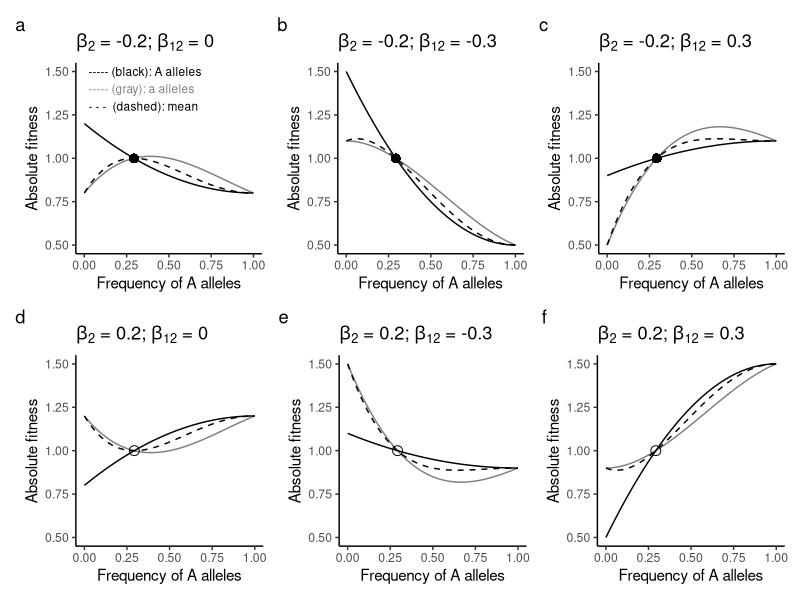
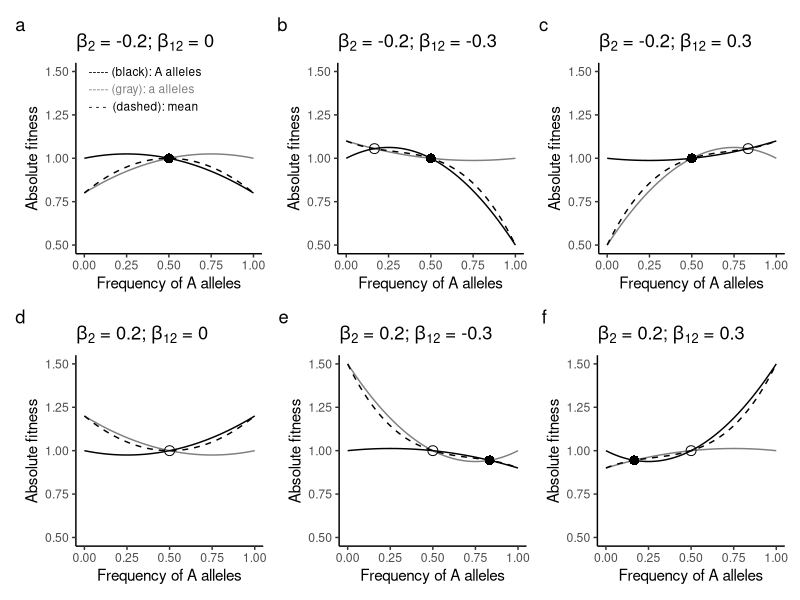
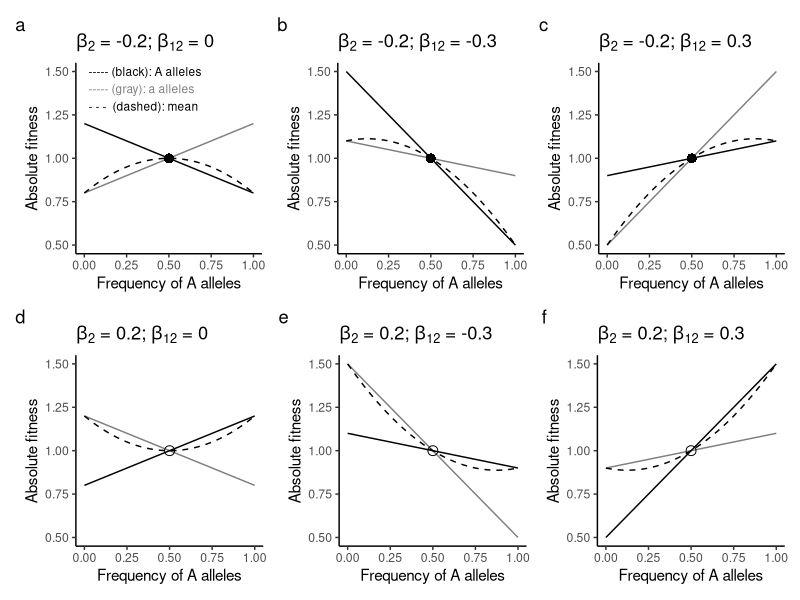

These charts were generated, in order, by the following R code:
# Figure presentation for fitness functions
library(ggplot2)
library(patchwork)

##########
#Main Figure: dominant case

W_AA = function(x,b2,b12) (b12+b2)*(4*x-2*x^2-1)+1
W_Aa = function(x,b2,b12) (b12+b2)*(4*x-2*x^2-1)+1
W_aa = function(x,b2,b12) (b12-b2)*(4*x-2*x^2-1)+1

W_A = function(x,b2,b12) x*W_AA(x,b2,b12)+(1-x)*W_Aa(x,b2,b12)
W_a = function(x,b2,b12) x*W_Aa(x,b2,b12)+(1-x)*W_aa(x,b2,b12)
W_m = function(x,b2,b12) x*W_A(x,b2,b12)+(1-x)*W_a(x,b2,b12)

wplot = function(b2,b12,pch) {
  p = ggplot(NULL,aes(x=0.293,y=0.293*W_A(0.293,b2,b12)+(1-0.293)*W_a(0.293,b2,b12))) + 
    geom_point(pch=pch,size=3) + ylim(0.5,1.5) + xlim(0,1) + theme_classic() +
    geom_function(fun=W_A, col=grey(0.0,1.0),args=list(b2,b12)) +
    geom_function(fun=W_a, col=grey(0.0,0.5),args=list(b2,b12)) + 
    geom_function(fun=W_m, lty=2,args=list(b2,b12)) + 
    ylab("Absolute fitness") + xlab("Frequency of A alleles") +
    labs(title=bquote(beta[2]*" = "*.(b2)*"; "*beta[12]*" = "*.(b12)))
  return(p)
} 

pa = wplot(b2=-0.2,b12=0.0,pch=16)
pa = pa + geom_text(aes(x=0.025,y=1.5),label="----- (black): A alleles",size=3,hjust=0) + 
  geom_text(aes(x=0.025,y=1.4),label="----- (gray): a alleles",colour=grey(0.5,1),size=3,hjust=0) +
  geom_text(aes(x=0.025,y=1.3),label="- - -  (dashed): mean",size=3,hjust=0)
pb = wplot(b2=-0.2,b12=-0.3,pch=16)
pc = wplot(b2=-0.2,b12=0.3,pch=16)
pd = wplot(b2=0.2,b12=0.0,pch=1)
pe = wplot(b2=0.2,b12=-0.3,pch=1)
pf = wplot(b2=0.2,b12=0.3,pch=1)

p = (pa | pb | pc) / (pd | pe | pf) + plot_annotation(tag_levels = "a")
ggsave(p,filename="AsymFDSdomi.pdf",width=10,height=6)


############
# Supp Figure: additive case
W_AA = function(x,b2,b12) (b12+b2)*(2*x-1)+1
W_Aa = function(x,b2,b12) 1
W_aa = function(x,b2,b12) (b12-b2)*(2*x-1)+1

W_A = function(x,b2,b12) x*W_AA(x,b2,b12)+(1-x)*W_Aa(x,b2,b12)
W_a = function(x,b2,b12) x*W_Aa(x,b2,b12)+(1-x)*W_aa(x,b2,b12)
W_m = function(x,b2,b12) x*W_A(x,b2,b12)+(1-x)*W_a(x,b2,b12)

wplot = function(b2,b12,pch=c(1,16)) {
  p2 = 0.5*(b12-b2)/b12
  w2 = p2*W_A(p2,b2,b12)+(1-p2)*W_a(p2,b2,b12)
  p = ggplot(NULL,aes(x=0.5,y=0.5*W_A(0.5,b2,b12)+(1-0.5)*W_a(0.5,b2,b12))) + 
    geom_point(pch=pch[1],size=3) + ylim(0.5,1.5) + xlim(0,1) + theme_classic() +
    geom_function(fun=W_A, col=grey(0.0,1.0),args=list(b2,b12)) +
    geom_function(fun=W_a, col=grey(0.0,0.5),args=list(b2,b12)) + 
    geom_function(fun=W_m, lty=2,args=list(b2,b12)) + 
    ylab("Absolute fitness") + xlab("Frequency of A alleles") +
    labs(title=bquote(beta[2]*" = "*.(b2)*"; "*beta[12]*" = "*.(b12))) + 
    geom_point(aes(x=p2,y=w2),pch=pch[2],size=3)
  return(p)
} 

pa = wplot(b2=-0.2,b12=0,pch=c(16,1))
pa = pa + geom_text(aes(x=0.025,y=1.5),label="----- (black): A alleles",size=3,hjust=0) + 
  geom_text(aes(x=0.025,y=1.4),label="----- (gray): a alleles",colour=grey(0.5,1),size=3,hjust=0) +
  geom_text(aes(x=0.025,y=1.3),label="- - -  (dashed): mean",size=3,hjust=0)
pb = wplot(b2=-0.2,b12=-0.3,pch=c(16,1))
pc = wplot(b2=-0.2,b12=0.3,pch=c(16,1))
pd = wplot(b2=0.2,b12=0,pch=c(1,16))
pe = wplot(b2=0.2,b12=-0.3,pch=c(1,16))
pf = wplot(b2=0.2,b12=0.3,pch=c(1,16))

p = (pa | pb | pc) / (pd | pe | pf) + plot_annotation(tag_levels = "a")
ggsave(p,filename="AsymFDSadd.pdf",width=10,height=6)


###########
# Supp Figure: inbred case

wplot = function(b2,b12,pch) {
  p = ggplot(NULL,aes(x=0.5,y=1)) + 
    geom_point(pch=pch,size=3) + ylim(0.5,1.5) + xlim(0,1) + theme_classic() +
    geom_function(fun=function(x,b2,b12) (b12+b2)*(2*x-1)+1, col=grey(0.0,1.0),args=list(b2,b12)) +
    geom_function(fun=function(x,b2,b12) (b12-b2)*(2*x-1)+1, col=grey(0.0,0.5),args=list(b2,b12)) + 
    geom_function(fun=function(x,b2,b12) 2*b2*x*(2*x-1)+(b12-b2)*(2*x-1)+1, lty=2,args=list(b2,b12)) + 
    ylab("Absolute fitness") + xlab("Frequency of A alleles") +
    labs(title=bquote(beta[2]*" = "*.(b2)*"; "*beta[12]*" = "*.(b12)))
  return(p)
} 

pa = wplot(b2=-0.2,b12=0.0,pch=16)
pa = pa + geom_text(aes(x=0.025,y=1.5),label="----- (black): A alleles",size=3,hjust=0) + 
  geom_text(aes(x=0.025,y=1.4),label="----- (gray): a alleles",colour=grey(0.5,1),size=3,hjust=0) +
  geom_text(aes(x=0.025,y=1.3),label="- - -  (dashed): mean",size=3,hjust=0)
pb = wplot(b2=-0.2,b12=-0.3,pch=16)
pc = wplot(b2=-0.2,b12=0.3,pch=16)
pd = wplot(b2=0.2,b12=0.0,pch=1)
pe = wplot(b2=0.2,b12=-0.3,pch=1)
pf = wplot(b2=0.2,b12=0.3,pch=1)

p = (pa | pb | pc) /  (pd | pe | pf) + plot_annotation(tag_levels = "a")
ggsave(p,filename="AsymFDSinbred.pdf",width=10,height=6)

